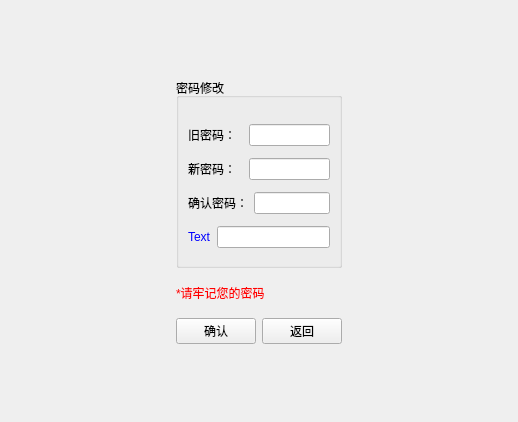
<?xml version="1.0" encoding="UTF-8"?>
<ui version="4.0">
 <class>ModifyPwdWindow</class>
 <widget class="QWidget" name="ModifyPwdWindow">
  <property name="geometry">
   <rect>
    <x>0</x>
    <y>0</y>
    <width>518</width>
    <height>422</height>
   </rect>
  </property>
  <property name="windowTitle">
   <string>Form</string>
  </property>
  <layout class="QGridLayout" name="gridLayout_2">
   <item row="0" column="0">
    <layout class="QHBoxLayout" name="horizontalLayout_6" stretch="1,1,1">
     <item>
      <spacer name="horizontalSpacer_2">
       <property name="orientation">
        <enum>Qt::Horizontal</enum>
       </property>
       <property name="sizeHint" stdset="0">
        <size>
         <width>40</width>
         <height>20</height>
        </size>
       </property>
      </spacer>
     </item>
     <item>
      <layout class="QVBoxLayout" name="verticalLayout_2" stretch="1,4,1">
       <item>
        <spacer name="verticalSpacer_3">
         <property name="orientation">
          <enum>Qt::Vertical</enum>
         </property>
         <property name="sizeHint" stdset="0">
          <size>
           <width>20</width>
           <height>40</height>
          </size>
         </property>
        </spacer>
       </item>
       <item>
        <layout class="QVBoxLayout" name="verticalLayout" stretch="5,1,1">
         <item>
          <widget class="QGroupBox" name="groupBox">
           <property name="styleSheet">
            <string notr="true"/>
           </property>
           <property name="title">
            <string>密码修改</string>
           </property>
           <layout class="QGridLayout" name="gridLayout" rowstretch="1,5,1,1">
            <property name="topMargin">
             <number>20</number>
            </property>
            <item row="0" column="0">
             <layout class="QHBoxLayout" name="horizontalLayout_3">
              <item>
               <widget class="QLabel" name="label">
                <property name="text">
                 <string>旧密码：  </string>
                </property>
               </widget>
              </item>
              <item>
               <widget class="QLineEdit" name="oldPwd_lineEdit"/>
              </item>
             </layout>
            </item>
            <item row="1" column="0">
             <layout class="QHBoxLayout" name="horizontalLayout_2">
              <item>
               <widget class="QLabel" name="label_2">
                <property name="text">
                 <string>新密码：  </string>
                </property>
               </widget>
              </item>
              <item>
               <widget class="QLineEdit" name="newPwd_lineEdit"/>
              </item>
             </layout>
            </item>
            <item row="2" column="0">
             <layout class="QHBoxLayout" name="horizontalLayout">
              <item>
               <widget class="QLabel" name="label_3">
                <property name="text">
                 <string>确认密码：</string>
                </property>
               </widget>
              </item>
              <item>
               <widget class="QLineEdit" name="newPwd2_lineEdit"/>
              </item>
             </layout>
            </item>
            <item row="3" column="0">
             <layout class="QHBoxLayout" name="horizontalLayout_4">
              <item>
               <widget class="QLabel" name="verificationCode_label">
                <property name="styleSheet">
                 <string notr="true">color: rgb(0, 0, 255);
font: 75 28pt &quot;楷体&quot;;</string>
                </property>
                <property name="text">
                 <string>Text</string>
                </property>
               </widget>
              </item>
              <item>
               <widget class="QLineEdit" name="verificationCode_lineEdit"/>
              </item>
             </layout>
            </item>
           </layout>
          </widget>
         </item>
         <item>
          <widget class="QLabel" name="label_4">
           <property name="styleSheet">
            <string notr="true">color: rgb(255, 0, 0);</string>
           </property>
           <property name="text">
            <string>*请牢记您的密码</string>
           </property>
          </widget>
         </item>
         <item>
          <layout class="QHBoxLayout" name="horizontalLayout_5" stretch="1,2,1">
           <item>
            <widget class="QPushButton" name="sureModifyBtn">
             <property name="sizePolicy">
              <sizepolicy hsizetype="Minimum" vsizetype="Fixed">
               <horstretch>0</horstretch>
               <verstretch>0</verstretch>
              </sizepolicy>
             </property>
             <property name="text">
              <string>确认</string>
             </property>
            </widget>
           </item>
           <item>
            <spacer name="horizontalSpacer">
             <property name="orientation">
              <enum>Qt::Horizontal</enum>
             </property>
             <property name="sizeHint" stdset="0">
              <size>
               <width>40</width>
               <height>20</height>
              </size>
             </property>
            </spacer>
           </item>
           <item>
            <widget class="QPushButton" name="cancelModifyBtn">
             <property name="sizePolicy">
              <sizepolicy hsizetype="Minimum" vsizetype="Fixed">
               <horstretch>0</horstretch>
               <verstretch>0</verstretch>
              </sizepolicy>
             </property>
             <property name="text">
              <string>返回</string>
             </property>
            </widget>
           </item>
          </layout>
         </item>
        </layout>
       </item>
       <item>
        <spacer name="verticalSpacer_2">
         <property name="orientation">
          <enum>Qt::Vertical</enum>
         </property>
         <property name="sizeHint" stdset="0">
          <size>
           <width>20</width>
           <height>40</height>
          </size>
         </property>
        </spacer>
       </item>
      </layout>
     </item>
     <item>
      <spacer name="horizontalSpacer_3">
       <property name="orientation">
        <enum>Qt::Horizontal</enum>
       </property>
       <property name="sizeHint" stdset="0">
        <size>
         <width>40</width>
         <height>20</height>
        </size>
       </property>
      </spacer>
     </item>
    </layout>
   </item>
  </layout>
 </widget>
 <resources/>
 <connections/>
</ui>
